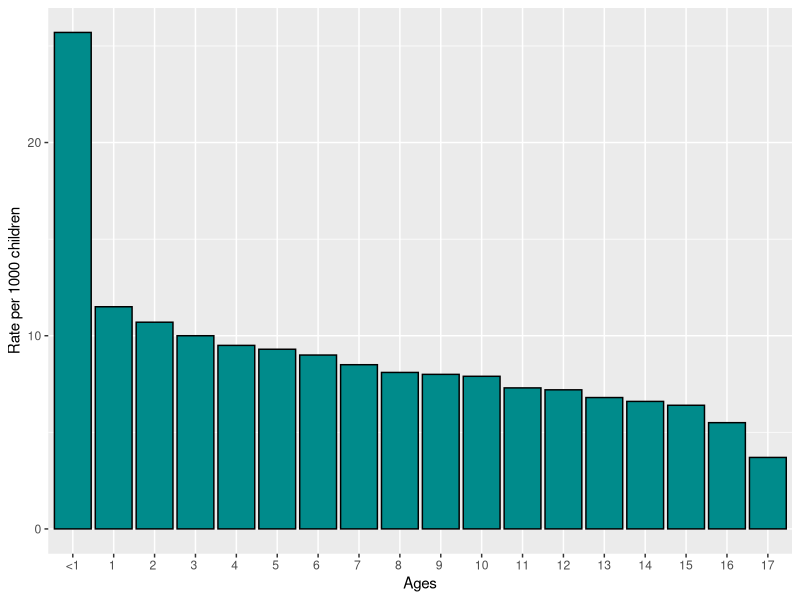

Recreate this plot in R.
#library things
library(tidyverse)
library(ggplot2)
library(dplyr)
library(stringr)

agedata <- read.csv("../data/childvictimsage.csv")

agedata2 <- agedata %>%
  filter(row_number() >= 21)

agedata2$Ages <- substr(agedata2$Ages, 1, 2)

positions <- c("<1", "1 ", "2 ", "3 ", "4 ", "5 ",
               "6 ", "7 ", "8 ", "9 ", "10",
               "11", "12", "13", "14", "15",
               "16", "17")

chart2 <- ggplot(agedata2, aes(x = Ages, y = National)) +
  geom_col(fill = "cyan4", col = "black") +
  scale_x_discrete(limits = positions) +
  labs(y = "Rate per 1000 children")
